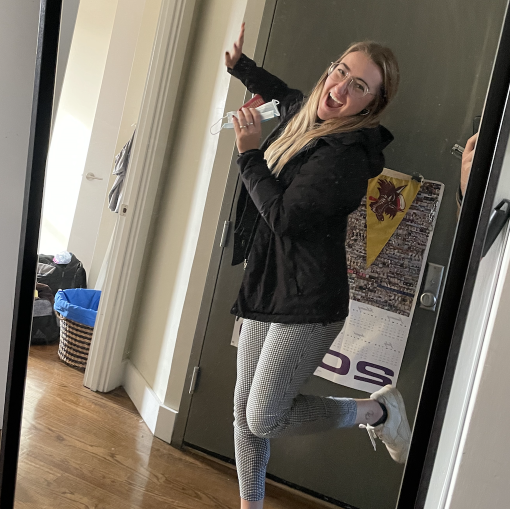
#> input picture main_test.png, 1020 x 1018 px (shown at 1/2 size)
$ python -i utils.py   (imports and definitions only)
#> lines starting #> are read from the running program, lines starting #| are printed output that depends on the picture
from PIL import Image, ImageEnhance, ExifTags, ImageFilter
from PIL.ExifTags import TAGS

from pillow_heif import register_heif_opener
import pillow_heif
# [1 line not run here, left out]

import numpy as np
from glob import glob
import random
from time import time
import os
import sys

# [32 lines left out: functions resource_path, load_background_images, not called in this run]


def correct(tmp_img):
    try:
        for orientation in TAGS.keys() :
            if ExifTags.TAGS[orientation]=='Orientation': break
        exif=dict(tmp_img._getexif().items())

        if   exif[orientation] == 3 :
            tmp_img=tmp_img.rotate(180, expand=True)
        elif exif[orientation] == 6 :
            tmp_img=tmp_img.rotate(270, expand=True)
        elif exif[orientation] == 8 :
            tmp_img=tmp_img.rotate(90, expand=True)
    except:
        pass

    return tmp_img


def init_main_image(main_img_path, min_img_dim=1000):
# load in the main image that the other photos will form
#> called with main_img_path = 'main_test.png', min_img_dim = 1000
    main_img = Image.open(main_img_path)
#> main_img is the input picture: PIL image 1020x1018 RGBA; mean R, G, B, A 116.2, 109.1, 98.1, 255

    # correct the orientation
    main_img = correct(main_img)
#> in correct, `exif=dict(tmp_img._getexif().items())`: exif = 7 items
    # print("Original Dimesions:", main_img.size)

    # Convert to RGB
    main_img = main_img.convert("RGB")
#> main_img: PIL image 1020x1018 RGB

    #resize to the final dimensions
    og_dims = list(main_img.size)
#> og_dims = [1020, 1018]
    # print("Modified Dimesions:", main_img.size)
    scaling_factor = min_img_dim / min(og_dims)
#> scaling_factor = 0.982
    new_dims = [int(og_dims[0] * scaling_factor),
                int(og_dims[1] * scaling_factor)]
#> new_dims = [1001, 1000]
    main_img = main_img.resize(new_dims)
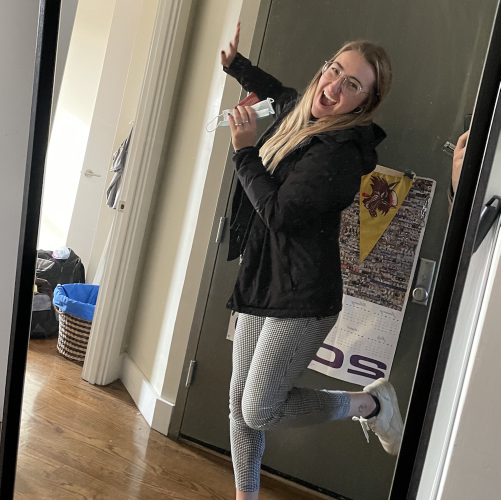
#> main_img: PIL image 1001x1000 RGB (shown at 1/2 size); mean R, G, B 116.2, 109.1, 98.1

    # print("Final Dimesions:", main_img.size)

    return main_img


# [31 lines left out: function crop_image, not called in this run]

>>> result = init_main_image('main_test.png')
